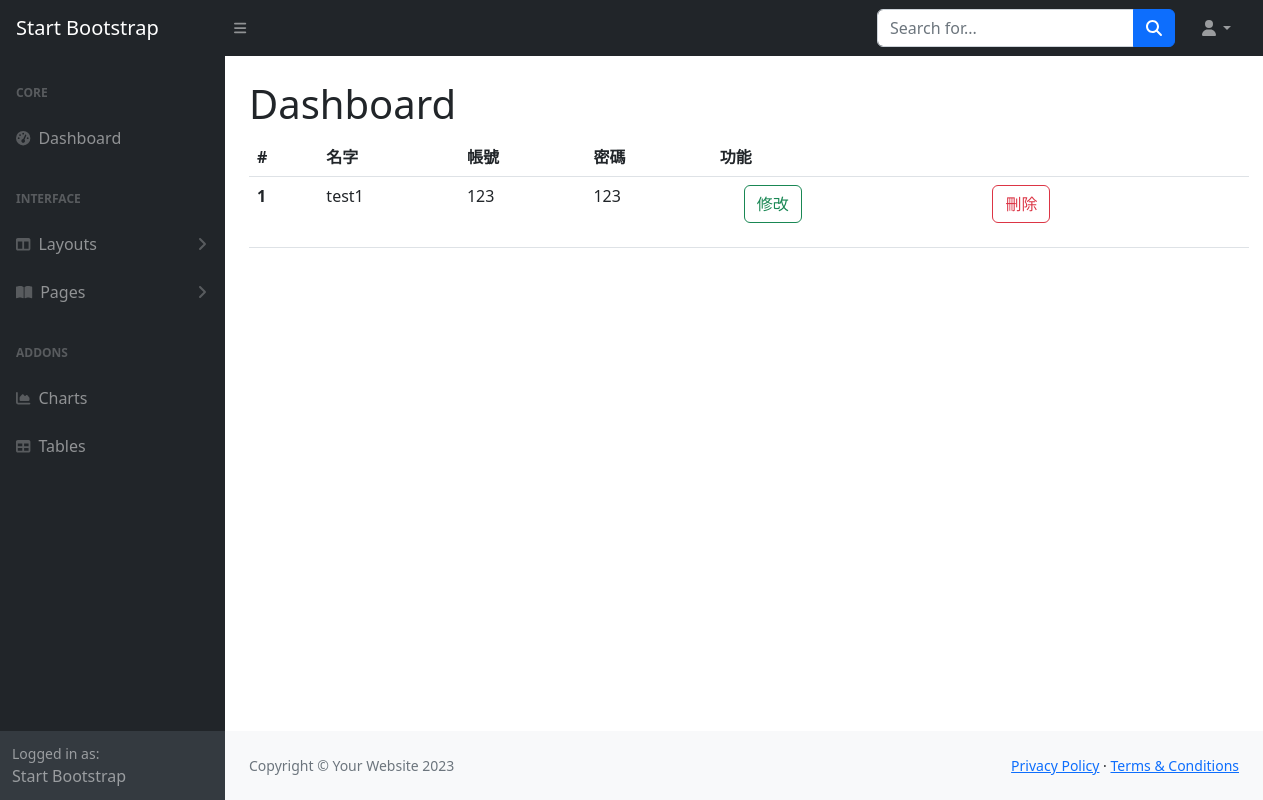
/users, run on an earlier commit of the app's database.
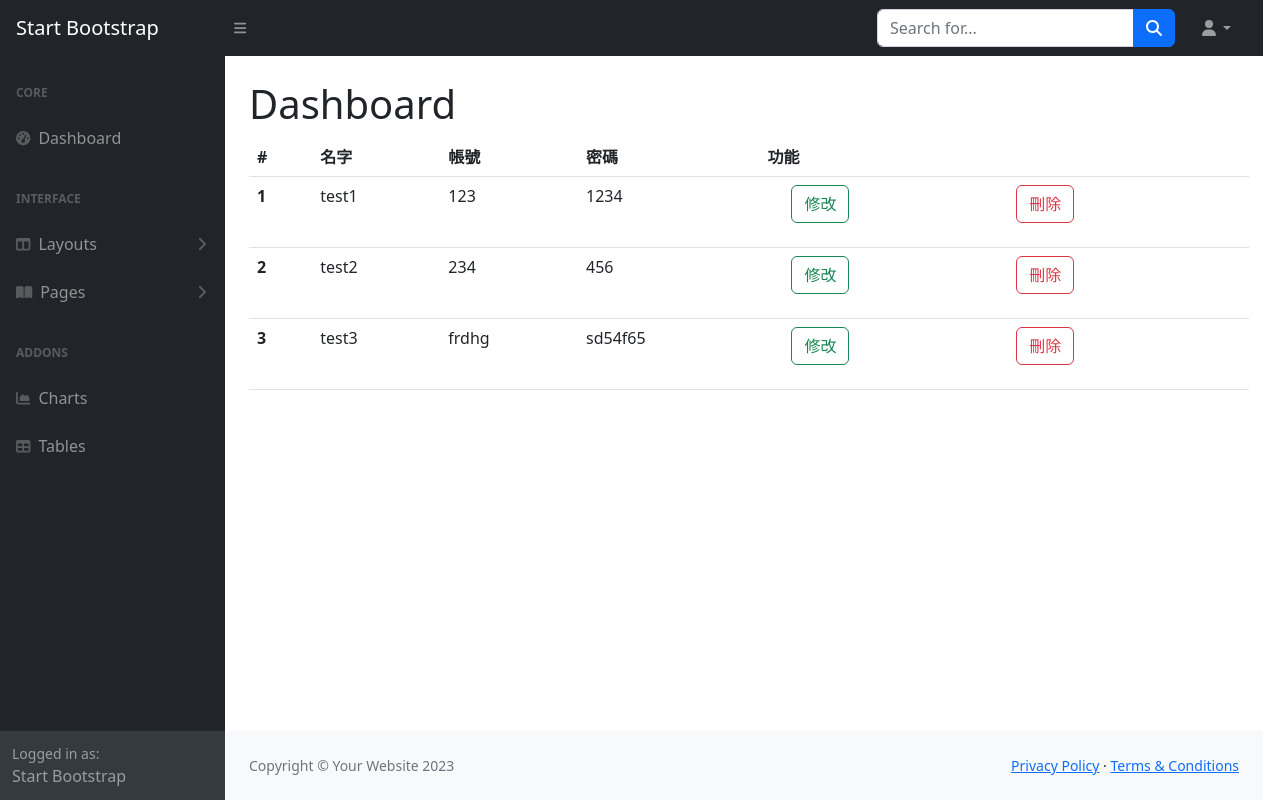
And on a later commit of the database.
### tables this page shows
CREATE TABLE Users (id INTEGER PRIMARY KEY AUTOINCREMENT, name nvarchar (20), account nvarchar (40), password nvarchar (40));

### app.py (the view)
@app.route("/users")
def users():
    with get_db() as cur: #with get_db().cursor() as cur:
        cur.row_factory = sql.Row
        cur = cur.cursor() #上面的註解可以把這行省略
        cur.execute("select * from Users")
        data = cur.fetchall()
        cur.close()
    return render_template("users.html",data = data)

### app.py (called while the page is built)
def get_db():
    db = getattr(g, '_database', None)
    if db is None:
        db = g._database = sql.connect(DATABASE)
    return db

@app.teardown_appcontext
def close_connection(exception):
    db = getattr(g, '_database', None)
    if db is not None:
        db.close()

### templates/users.html
{% extends "layout/back.html"%}
{%block main %}
<table class="table" style="width: 1000px;">
    <thead>
      <tr>
        <th scope="col">#</th>
        <th scope="col">名字</th>
        <th scope="col">帳號</th>
        <th scope="col">密碼</th>
        <th scope="col">功能</th>
      </tr>
    </thead>
    <tbody>
        {%for i in range(data|length) %}
        <tr>
            <th scope="row">{{ i+1 }}</th>
            <td>{{ data[i].name }}</td>
            <td>{{ data[i].account }}</td>
            <td>{{ data[i].password }}</td>
            <td>
              <div class="row">
                <div class="col">
                  <button type="button" class="btn btn-outline-success mx-4">修改</button>
                </div>
                <div class="col">
                  <form action="/deleteuser/{{data[i].id}}",methods="post">
                    <button class="btn btn-outline-danger" >刪除</button>
                  </form>
                </div>
              </div>
            </td>
        </tr>
        {% endfor %}
    </tbody>
  </table>
{% endblock %}

### templates/layout/back.html (shortened to what this page needs)
<html lang="en">
    <head>
        <link href="/static/css/bootstrap.min.css" rel="stylesheet" />
        <link href="/static/css/styles.css" rel="stylesheet" />
    </head>
    <body class="sb-nav-fixed">
        <nav class="sb-topnav navbar navbar-expand navbar-dark bg-dark">
            <a class="navbar-brand ps-3" href="index.html">Start Bootstrap</a>
            <button class="btn btn-link btn-sm order-1 order-lg-0 me-4 me-lg-0" id="sidebarToggle" href="#!"><i class="fas fa-bars"></i></button>
            <form class="d-none d-md-inline-block form-inline ms-auto me-0 me-md-3 my-2 my-md-0">
                <div class="input-group">
                    <input class="form-control" type="text" placeholder="Search for..." aria-label="Search for..." aria-describedby="btnNavbarSearch" />
                    <button class="btn btn-primary" id="btnNavbarSearch" type="button"><i class="fas fa-search"></i></button>
                </div>
            </form>
            <ul class="navbar-nav ms-auto ms-md-0 me-3 me-lg-4">
                <li class="nav-item dropdown">
                    <a class="nav-link dropdown-toggle" id="navbarDropdown" href="#" role="button" data-bs-toggle="dropdown" aria-expanded="false"><i class="fas fa-user fa-fw"></i></a>
                </li>
            </ul>
        </nav>
        <div id="layoutSidenav">
            <div id="layoutSidenav_nav">
                <nav class="sb-sidenav accordion sb-sidenav-dark" id="sidenavAccordion">
                    <div class="sb-sidenav-menu">
                        <div class="nav">
                            <div class="sb-sidenav-menu-heading">Core</div>
                            <a class="nav-link" href="index.html">
                                <div class="sb-nav-link-icon"><i class="fas fa-tachometer-alt"></i></div>
                                Dashboard
                            </a>
                            <div class="sb-sidenav-menu-heading">Interface</div>
                            <a class="nav-link collapsed" href="#" data-bs-toggle="collapse" data-bs-target="#collapseLayouts" aria-expanded="false" aria-controls="collapseLayouts">
                                <div class="sb-nav-link-icon"><i class="fas fa-columns"></i></div>
                                Layouts
                                <div class="sb-sidenav-collapse-arrow"><i class="fas fa-angle-down"></i></div>
                            </a>
                            <a class="nav-link collapsed" href="#" data-bs-toggle="collapse" data-bs-target="#collapsePages" aria-expanded="false" aria-controls="collapsePages">
                                <div class="sb-nav-link-icon"><i class="fas fa-book-open"></i></div>
                                Pages
                                <div class="sb-sidenav-collapse-arrow"><i class="fas fa-angle-down"></i></div>
                            </a>
                            <div class="sb-sidenav-menu-heading">Addons</div>
                            <a class="nav-link" href="charts.html">
                                <div class="sb-nav-link-icon"><i class="fas fa-chart-area"></i></div>
                                Charts
                            </a>
                            <a class="nav-link" href="tables.html">
                                <div class="sb-nav-link-icon"><i class="fas fa-table"></i></div>
                                Tables
                            </a>
                        </div>
                    </div>
                    <div class="sb-sidenav-footer">
                        <div class="small">Logged in as:</div>
                        Start Bootstrap
                    </div>
                </nav>
            </div>
            <div id="layoutSidenav_content">
                <main>
                    <div class="container-fluid px-4">
                        <h1 class="mt-4">Dashboard</h1>
                        {% block main %}
                        {% endblock main %}
                    </div>
                </main>
                <footer class="py-4 bg-light mt-auto">
                    <div class="container-fluid px-4">
                        <div class="d-flex align-items-center justify-content-between small">
                            <div class="text-muted">Copyright &copy; Your Website 2023</div>
                            <div>
                                <a href="#">Privacy Policy</a>
                                &middot;
                                <a href="#">Terms &amp; Conditions</a>
                            </div>
                        </div>
                    </div>
                </footer>
            </div>
        </div>
    </body>
</html>

What changed in the data, as far as the page shows it:
added Users: name "test2", account "234", password "456"
added Users: name "test3", account "frdhg", password "sd54f65"
Also different on the page:
new list line: "1 修改 刪除"
new list line: "test1 123 1234"
new list line: "2 修改 刪除"
new list line: "3 修改 刪除"
list line gone: "1 修改 刪除"
list line gone: "test1 123 123"
